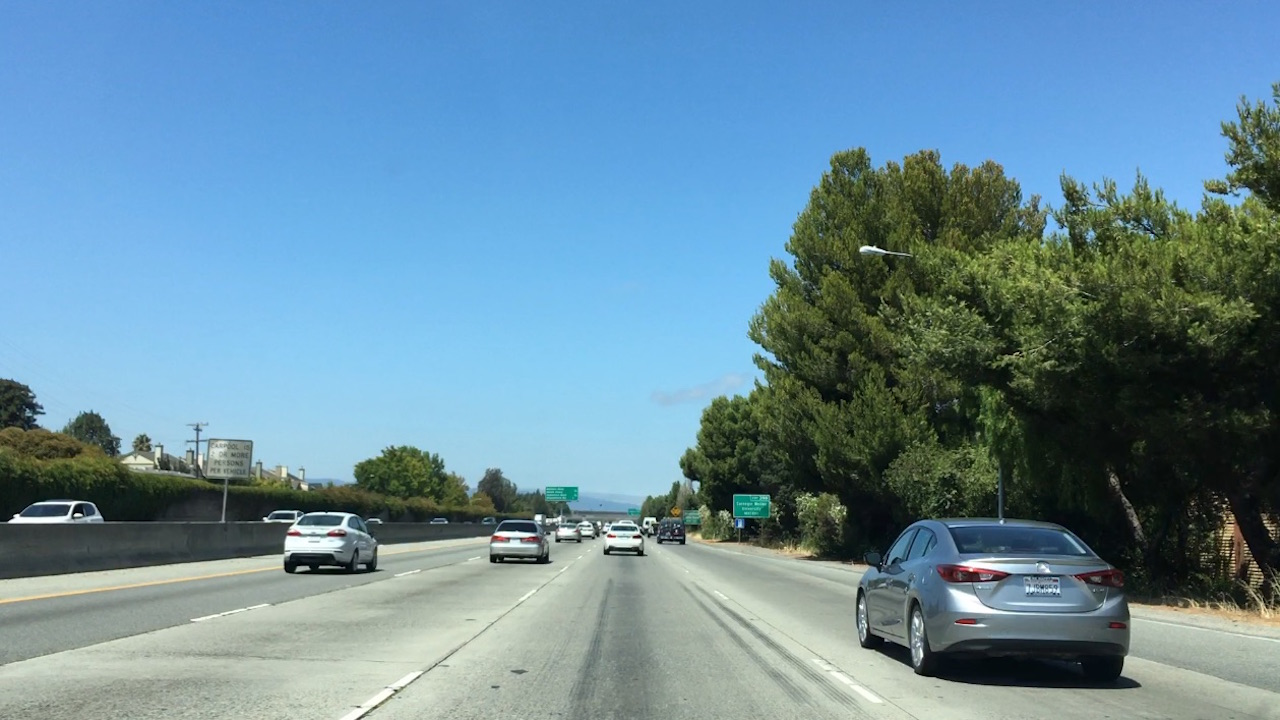
#> input picture Term 1/P5_Vehicle_Detection/Class-Lessons/bbox-example-image.jpg, 1280 x 720 px
$ jupyter execute Template-Matching.ipynb   (shell and % lines are left out)
#> lines starting #> are read from the running program, lines starting #| are printed output that depends on the picture; after the words box and inside, x2 and y2 are one past the last pixel; in counts of white or black regions, pixels touching at a corner belong together
[cell 1]
import numpy as np
import cv2
import matplotlib.pyplot as plt
import matplotlib.image as mpimg

[cell 2]
image = mpimg.imread('bbox-example-image.jpg')
#> image is the input picture: shape (720, 1280, 3); mean R, G, B 105, 140.8, 158.7
#image = mpimg.imread('temp-matching-example-2.jpg')

[cell 3]
templist = ['cutout1.jpg']
            #, 'cutout2.jpg', 'cutout3.jpg',
            #'cutout4.jpg', 'cutout5.jpg', 'cutout6.jpg']

[cell 4]
# Here is your draw_boxes function from the previous exercise
def draw_boxes(img, bboxes, color=(0, 0, 255), thick=6):
    # Make a copy of the image
    imcopy = np.copy(img)

    for coordinates in bboxes:
        point1, point2 = coordinates
        cv2.rectangle(imcopy, point1, point2, color, thick)

    # Return the image copy with boxes drawn
    return imcopy

[cell 5]
# Define a function that takes an image and a list of templates as inputs
# then searches the image and returns the a list of bounding boxes
# for matched templates
def find_matches(img, template_list):
    # Make a copy of the image to draw on
    img_copy = np.copy(img)

    method = cv2.TM_SQDIFF
    # Define an empty list to take bbox coords
    bbox_list = []
    # Iterate through template list
    for template in template_list:
        template_img = plt.imread(template)
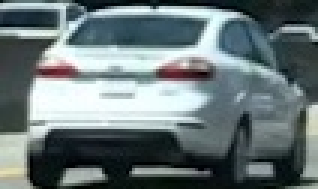
#> input picture Term 1/P5_Vehicle_Detection/Class-Lessons/cutout1.jpg, 106 x 63 px (shown 3 times larger)
#> template_img is the input picture: shape (63, 106, 3); mean R, G, B 105.4, 118.5, 120.3
        h, w = template_img.shape[0], template_img.shape[1]
#> h = 63; w = 106
        res = cv2.matchTemplate(img_copy, template_img, method)
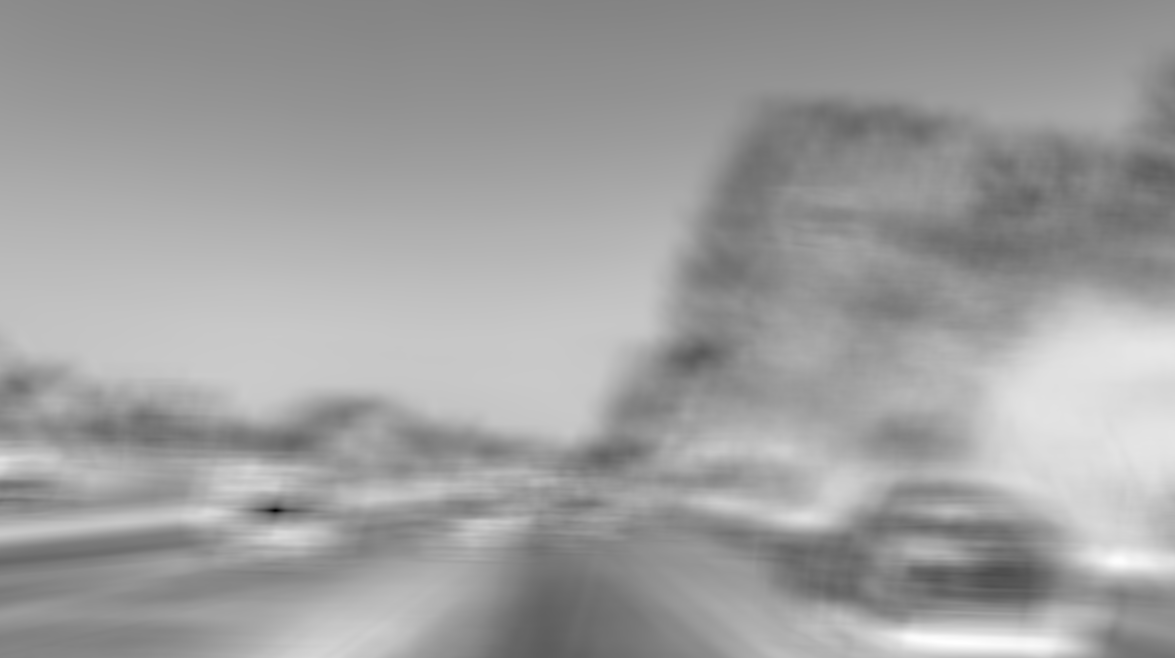
#> res: shape (658, 1175) float32; min 82883, max 362020672, mean 226678128; drawn with min black and max white
        min_val, max_val, min_loc, max_loc = cv2.minMaxLoc(res)
#> min_val = 82883; max_val = 362020672; min_loc = (275, 510); max_loc = (952, 642)
        top_left = min_loc
#> top_left = (275, 510)
        bottom_right = (top_left[0] + w, top_left[1] + h)
#> bottom_right = (381, 573)
        bbox_list.append((top_left, bottom_right))

    return bbox_list

[cell 6]
bboxes = find_matches(image, templist)
#> bboxes = [((275, 510), (381, 573))]
result = draw_boxes(image, bboxes)
#> the loop in draw_boxes, `for coordinates in bboxes:` made 1 pass
#> (point1, point2) on pass 1: ((275, 510), (381, 573))
#> after the loop in draw_boxes, `for coordinates in bboxes:`:
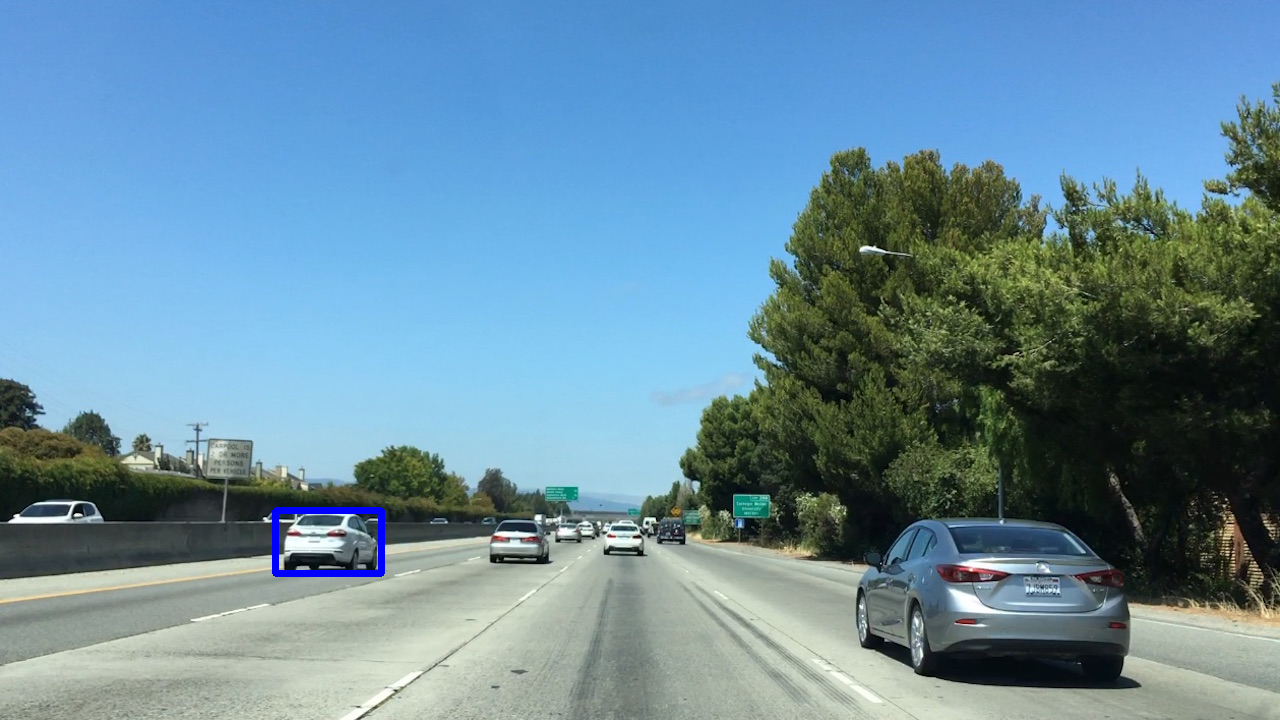
#> imcopy: shape (720, 1280, 3); 0.25% of pixels changed, all inside (x1, y1, x2, y2) = (272, 507, 385, 577)
plt.imshow(result)
